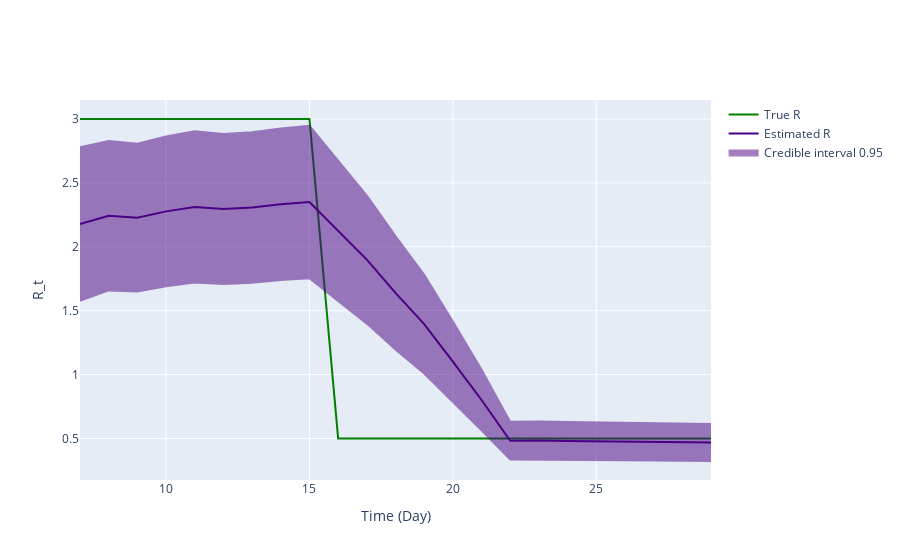

The notebook cell saved with this chart:
### Code cell
fig = ReproductionNumberPlot()

fig.add_ground_truth_rt(ground_truth)
fig.add_interval_rt(interval2)

fig.update_labels(time_label='Time (Day)', r_label='R_t')

fig.show_figure()

### Figure 1 — Plotly figure (JSON) as saved in the notebook; plotly's stock layout.template omitted (floating-point values rounded to 4 significant figures)
{"data": [{"line": {"color": "green"}, "mode": "lines", "name": "True R", "type": "scatter", "x": [7, 8, 9, 10, 11, 12, 13, 14, 15, 16, 17, 18, 19, 20, 21, 22, 23, 24, 25, 26, 27, 28, 29], "y": [3, 3, 3, 3, 3, 3, 3, 3, 3, 0.5, 0.5, 0.5, 0.5, 0.5, 0.5, 0.5, 0.5, 0.5, 0.5, 0.5, 0.5, 0.5, 0.5]}, {"line": {"color": "indigo"}, "mode": "lines", "name": "Estimated R", "type": "scatter", "x": [7, 8, 9, 10, 11, 12, 13, 14, 15, 16, 17, 18, 19, 20, 21, 22, 23, 24, 25, 26, 27, 28, 29], "y": [2.178, 2.243, 2.228, 2.277, 2.312, 2.295, 2.308, 2.333, 2.351, 2.125, 1.9, 1.64, 1.394, 1.101, 0.8007, 0.482, 0.4846, 0.4805, 0.4785, 0.4758, 0.4737, 0.4739, 0.4681]}, {"fill": "toself", "fillcolor": "indigo", "line": {"color": "indigo"}, "mode": "lines", "name": "Credible interval 0.95", "opacity": 0.5, "type": "scatter", "x": [7, 8, 9, 10, 11, 12, 13, 14, 15, 16, 17, 18, 19, 20, 21, 22, 23, 24, 25, 26, 27, 28, 29, 29, 28, 27, 26, 25, 24, 23, 22, 21, 20, 19, 18, 17, 16, 15, 14, 13, 12, 11, 10, 9, 8, 7], "y": [2.779, 2.828, 2.806, 2.864, 2.904, 2.882, 2.897, 2.926, 2.947, 2.674, 2.401, 2.083, 1.78, 1.415, 1.037, 0.6297, 0.6331, 0.6279, 0.6255, 0.6221, 0.6196, 0.6201, 0.6128, 0.3235, 0.3278, 0.3279, 0.3295, 0.3316, 0.3331, 0.336, 0.3344, 0.5647, 0.7868, 1.009, 1.197, 1.399, 1.576, 1.755, 1.74, 1.719, 1.708, 1.72, 1.691, 1.65, 1.659, 1.577]}], "layout": {"hovermode": "x unified", "xaxis": {"title": {"text": "Time (Day)"}}, "yaxis": {"title": {"text": "R_t"}}}}
